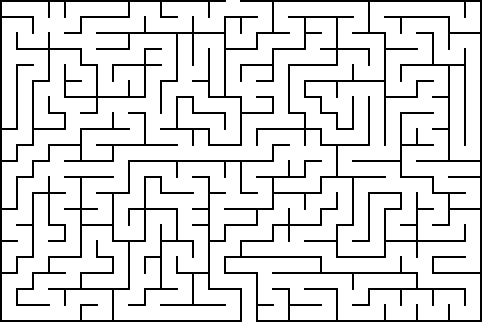
#> input picture 2 курс/4 семестр/Python/Maze/images/30 by 20 orthogonal maze.png, 482 x 322 px; its folder holds 4 pictures in this run
$ python main.py
#> lines starting #> are read from the running program, lines starting #| are printed output that depends on the picture; after the words box and inside, x2 and y2 are one past the last pixel; in counts of white or black regions, pixels touching at a corner belong together
import cv2
import numpy as np
import time

from pathlib import Path
import matplotlib.pyplot as plt
from collections import deque


def plot_one_image(image: np.ndarray):
    """
    Отобразить изображение с помощью matplotlib.
    Вспомогательная функция.

    :param image: изображение для отображения
    :return: None
    """
    plt.figure(figsize=(8, 7))
    if len(image.shape) == 2:
        plt.imshow(image, cmap='gray')
    else:
        plt.imshow(image)

    plt.axis('off')
    plt.show()


def plot_maze_path(img, path):
    img = img.copy()
    if img.ndim != 3:
        img = cv2.cvtColor(img, cv2.COLOR_GRAY2RGB)

    img = img.copy()
    for point in path:
        cv2.circle(img, point, 1, (255, 0, 0), -1)

    for i in range(len(path) - 1):
        cv2.line(img, path[i], path[i + 1], (255, 0, 0), 1)

    return img


def get_start_end_point(grid):
    '''
    найти координаты старта и выхода
    '''
    h, w = grid.shape

    top_row = np.where(grid[0, :] > 200)[0]
    bottom_row = np.where(grid[h - 1, :] > 200)[0]

    if len(top_row) > 0:
        start_point = (int(np.mean(top_row)), 0)
    else:
        start_point = (np.argwhere(grid[0:5, :] > 200)[0][1], 0)

    if len(bottom_row) > 0:
        end_point = (int(np.mean(bottom_row)), h - 1)
    else:
        coords = np.argwhere(grid[h - 5:h, :] > 200)
        end_point = (coords[-1][1], h - 1)

    return start_point, end_point


def get_neighbors(pos, img):
    x, y = pos
    neighbors = []

    for dx, dy in [(-1, 0), (1, 0), (0, -1), (0, 1)]:
        nx, ny = x + dx, y + dy

        if 0 <= nx < img.shape[1] and 0 <= ny < img.shape[0]:
            if img[ny, nx] > 200:
                neighbors.append((nx, ny))
    return neighbors


def solve_maze_bfs(img, start, end):
    queue = deque([start])
    visited = {start: None}

    while queue:
        current = queue.popleft()
        if current == end:
            break

        for neighbor in get_neighbors(current, img):
            if neighbor not in visited:
                visited[neighbor] = current
                queue.append(neighbor)

    path = []
    curr = end

    while curr is not None:
        path.append(curr)
        curr = visited.get(curr)

    return path[::-1] if path[0] == end else []


def solve_maze_dfs(img, start, end):
    stack = [start]
    visited = {start: None}

    while stack:
        current = stack.pop()
        if current == end:
            break

        for neighbor in get_neighbors(current, img):
            if neighbor not in visited:
                visited[neighbor] = current
                stack.append(neighbor)

    path = []
    curr = end

    while curr is not None:
        path.append(curr)
        curr = visited.get(curr)

    return path[::-1] if path[0] == end else []


def main():
    images_paths = sorted([str(f) for f in Path('images').glob('*.png')])

    image_index = 3

    img_path = images_paths[image_index]
    print(f"Обработка файла : {img_path}")

    image = cv2.imread(img_path, cv2.IMREAD_GRAYSCALE)
#> image: shape (322, 482); 86.6% white; black in thin lines or dots
    if image is None:
        print("Не удалось загрузить изображение.")
        return

    start_pos, end_pos = get_start_end_point(image)
#> in get_start_end_point, `top_row = np.where(grid[0, :] > 200)[0]`: top_row = [226, 227, 228, 229, 230, 231, 232, 233, 234, 235, 236, 237, 238, 239]
#> in get_start_end_point, `bottom_row = np.where(grid[h - 1, :] > 200)[0]`: bottom_row = [242, 243, 244, 245, 246, 247, 248, 249, 250, 251, 252, 253, 254, 255]
#> in get_start_end_point, `start_point = (int(np.mean(top_row)), 0)`: start_point = (232, 0)
#> in get_start_end_point, `end_point = (int(np.mean(bottom_row)), h - 1)`: end_point = (248, 321)
#> start_pos = (232, 0); end_pos = (248, 321)

    print(f"Старт: {start_pos}, финиш: {end_pos}")
#| Старт: (232, 0), финиш: (248, 321)

    t0 = time.time()
    path_bfs = solve_maze_bfs(image, start_pos, end_pos)
#> the loop in solve_maze_bfs, `while queue:` made 134400 passes
#> after the loop in solve_maze_bfs, `while queue:`: visited = 134407 items
#> in solve_maze_bfs, `path = []`: path = []
#> in solve_maze_bfs, `curr = end`: curr = (248, 321)
#> the loop in solve_maze_bfs, `while curr is not None:` made 1942 passes
#> curr on passes 1 to 3: (248, 320), (248, 319), (248, 318)
#> after the loop in solve_maze_bfs, `while curr is not None:`: path = 1942 pairs, first value 95 to 466, second value 0 to 321
#> path_bfs has the same summary as path in solve_maze_bfs
    t_bfs = time.time() - t0

    t0 = time.time()
    path_dfs = solve_maze_dfs(image, start_pos, end_pos)
#> in solve_maze_dfs, `stack = [start]`: stack = [(232, 0)]
#> the loop in solve_maze_dfs, `while stack:` made 71150 passes
#> after the loop in solve_maze_dfs, `while stack:`: stack = 12777 pairs, first value 94 to 467, second value 0 to 321; visited = 83927 items
#> in solve_maze_dfs, `path = []`: path = []
#> in solve_maze_dfs, `curr = end`: curr = (248, 321)
#> the loop in solve_maze_dfs, `while curr is not None:` made 13104 passes
#> curr on passes 1 to 3: (247, 321), (247, 320), (247, 319)
#> after the loop in solve_maze_dfs, `while curr is not None:`: path = 13104 pairs, first value 95 to 466, second value 0 to 321
#> path_dfs has the same summary as path in solve_maze_dfs
    t_dfs = time.time() - t0

    print('-' * 30)
    print(f"BFS: время {t_bfs:.4f} сек, длина пути {len(path_bfs)} пикс.")
#| BFS: время 4.6298 сек, длина пути 1942 пикс.
    print(f"DFS: время {t_dfs:.4f} сек, длина пути {len(path_dfs)} пикс.")
#| DFS: время 2.8283 сек, длина пути 13104 пикс.
    print('-' * 30)

    res_bfs = plot_maze_path(image, path_bfs)
#> in plot_maze_path, img is the input picture: shape (322, 482, 3); 86.6% white; black in thin lines or dots
#> the loop in plot_maze_path, `for point in path:` made 1942 passes
#> point on passes 1 to 3: (232, 0), (231, 0), (230, 0)
#> after the loop in plot_maze_path, `for point in path:`:
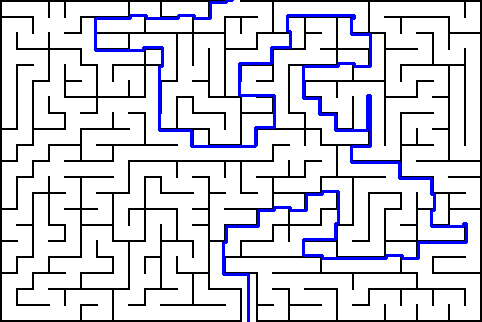
#> img: shape (322, 482, 3); 3.69% of pixels changed, all inside (x1, y1, x2, y2) = (94, 0, 468, 322)
    res_dfs = plot_maze_path(image, path_dfs)
#> the loop in plot_maze_path (call 2), `for point in path:` made 13104 passes
#> after the loop in plot_maze_path (call 2), `for point in path:`:
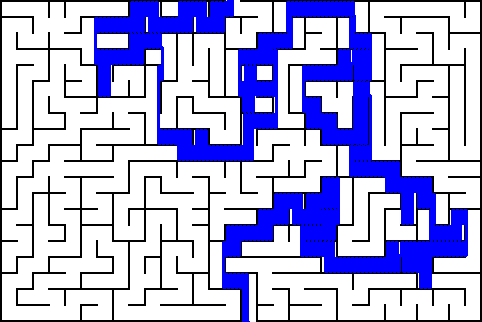
#> img: shape (322, 482, 3); 18.12% of pixels changed, all inside (x1, y1, x2, y2) = (94, 0, 468, 322)

    plot_one_image(res_bfs)
    plot_one_image(res_dfs)

    plt.pause(1000)


if __name__ == "__main__":
    main()
